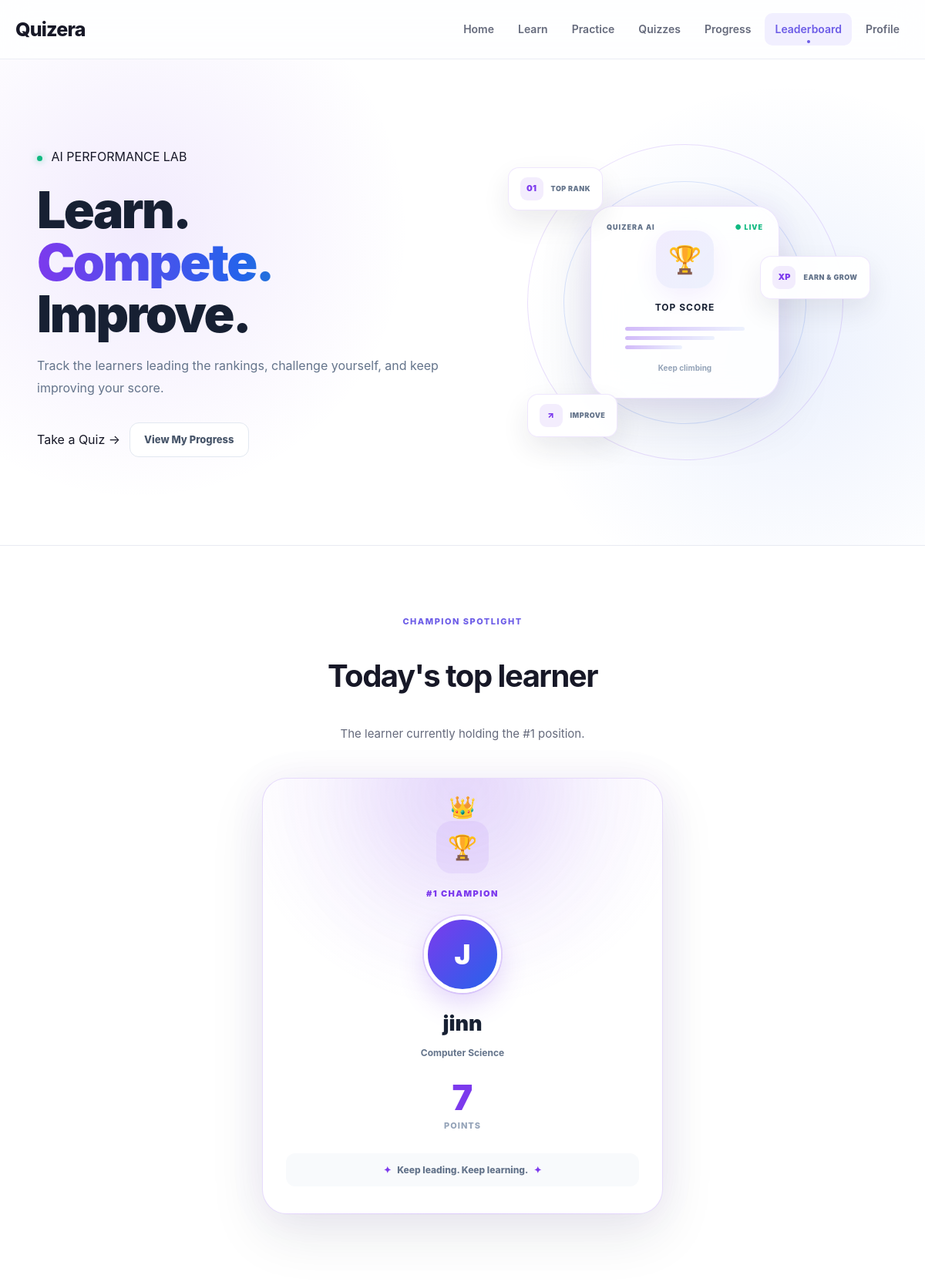
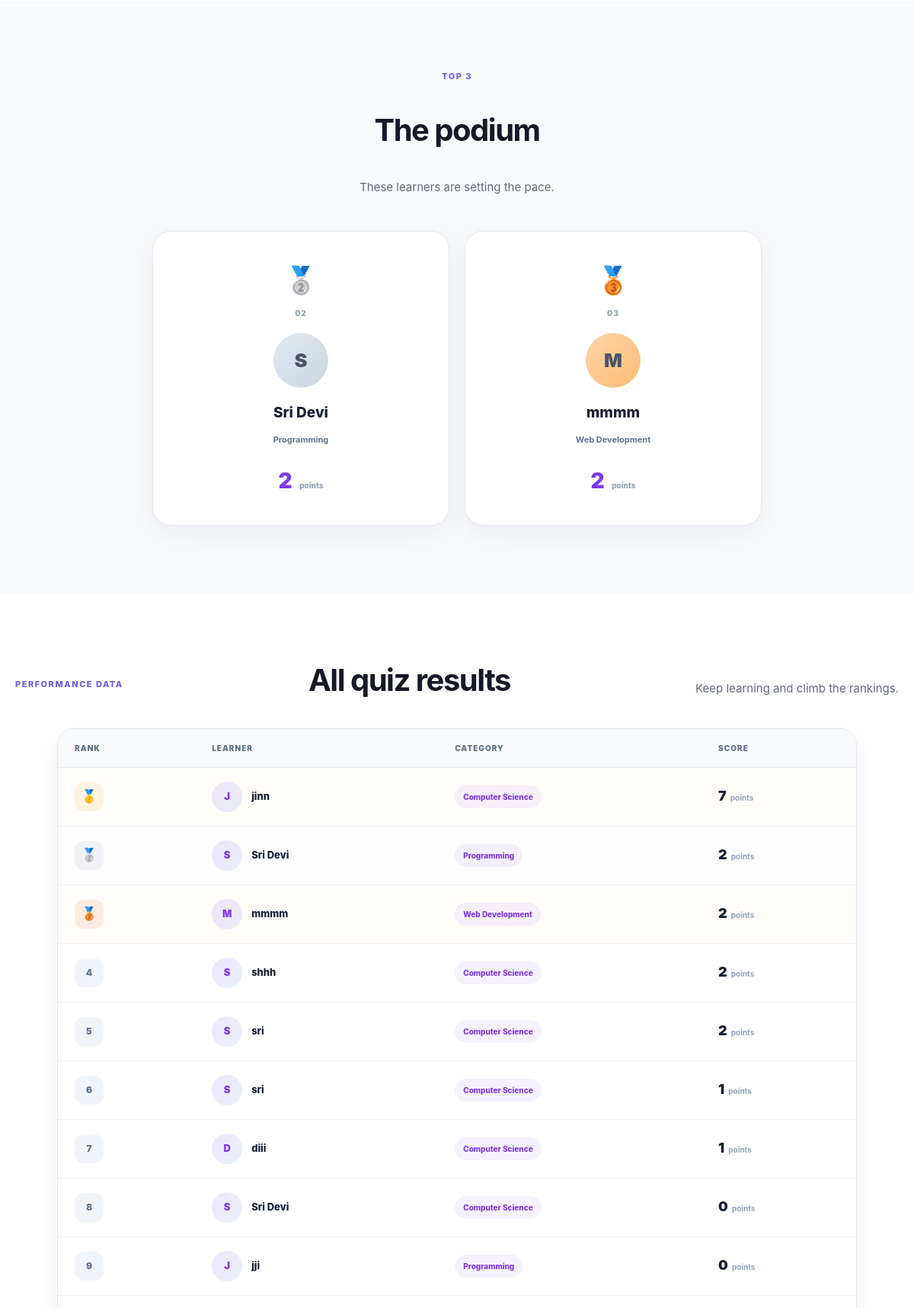
The app's page /leaderboard (upper part) with its own data (2 pictures, top to bottom).
### tables this page shows
CREATE TABLE leaderboard (
        id INTEGER PRIMARY KEY AUTOINCREMENT,
        player_name TEXT NOT NULL,
        score INTEGER NOT NULL,
        total_questions INTEGER NOT NULL,
        category TEXT NOT NULL
    , created_at TIMESTAMP);

### app.py (the view)
@app.route("/leaderboard")
def leaderboard():
    db = get_db()
    rows = db.execute("""
        SELECT
            player_name,
            score,
            total_questions,
            category,
            created_at
        FROM leaderboard
        ORDER BY
            score DESC,
            total_questions DESC,
            id ASC
    """).fetchall()
    db.close()
    return render_template(
        "leaderboard.html",
        leaderboard=rows
    )

### app.py (called while the page is built)
def get_db():
    connection = sqlite3.connect(DATABASE)
    connection.row_factory = sqlite3.Row
    return connection

### templates/leaderboard.html (shortened to what this page needs)
<!DOCTYPE html>
<html lang="en">
<head>
    <link
        rel="stylesheet"
        href="{{ url_for('static', filename='css/style.css') }}"
    >
</head>
<body>
<nav class="navbar">
    <div class="navbar-container">
        <a
            href="{{ url_for('home') }}"
            class="logo"
        >
            Quizera
        </a>
        <div class="nav-links">
            <a href="{{ url_for('home') }}">
                Home
            </a>
            <a href="{{ url_for('learn') }}">
                Learn
            </a>
            <a href="{{ url_for('practice') }}">
                Practice
            </a>
            <a href="{{ url_for('quizzes') }}">
                Quizzes
            </a>
            <a href="{{ url_for('progress') }}">
                Progress
            </a>
            <a
                href="{{ url_for('leaderboard') }}"
                class="active"
            >
                Leaderboard
            </a>
            <a href="{{ url_for('profile') }}">
                Profile
            </a>
        </div>
    </div>
</nav>
<main class="leaderboard-page">
    <section class="leaderboard-ai-hero">
        <div class="ai-grid"></div>
        <div class="leaderboard-hero-container">
            <div class="leaderboard-hero-content">
                <span class="ai-hero-badge">
                    <span class="hero-status-dot"></span>
                    AI PERFORMANCE LAB
                </span>
                <h1>
                    Learn.
                    <span>Compete.</span>
                    Improve.
                </h1>
                <p>
                    Track the learners leading the rankings,
                    challenge yourself, and keep improving
                    your score.
                </p>
                <div class="hero-actions">
                    <a
                        href="{{ url_for('quizzes') }}"
                        class="primary-btn"
                    >
                        Take a Quiz →
                    </a>
                    <a
                        href="{{ url_for('progress') }}"
                        class="secondary-btn"
                    >
                        View My Progress
                    </a>
                </div>
            </div>
            <div class="leaderboard-ai-visual">
                <div class="leaderboard-core">
                    <div class="leaderboard-core-header">
                        <span>QUIZERA AI</span>
                        <span class="leaderboard-live">
                            ● LIVE
                        </span>
                    </div>
                    <div class="leaderboard-trophy">
                        🏆
                    </div>
                    <strong>
                        TOP SCORE
                    </strong>
                    <div class="leaderboard-core-lines">
                        <span></span>
                        <span></span>
                        <span></span>
                    </div>
                    <small>
                        Keep climbing
                    </small>
                </div>
                <div class="leaderboard-floating-card floating-rank">
                    <span>01</span>
                    <small>
                        TOP RANK
                    </small>
                </div>
                <div class="leaderboard-floating-card floating-score">
                    <span>XP</span>
                    <small>
                        EARN & GROW
                    </small>
                </div>
                <div class="leaderboard-floating-card floating-growth">
                    <span>↗</span>
                    <small>
                        IMPROVE
                    </small>
                </div>
            </div>
        </div>
    </section>
    {% if leaderboard %}
    <section class="leaderboard-section champion-section">
        <div class="section-header center">
            <span class="section-label">
                CHAMPION SPOTLIGHT
            </span>
            <h2>
                Today's top learner
            </h2>
            <p>
                The learner currently holding the #1 position.
            </p>
        </div>
        <div class="champion-card">
            <div class="champion-glow"></div>
            <div class="champion-crown">
                👑
            </div>
            <div class="champion-trophy">
                🏆
            </div>
            <div class="champion-rank">
                #1 CHAMPION
            </div>
            <div class="champion-avatar">
                {{ leaderboard[0].player_name[0]|upper }}
            </div>
            <h2 class="champion-name">
                {{ leaderboard[0].player_name }}
            </h2>
            <div class="champion-category">
                {{ leaderboard[0].category }}
            </div>
            <div class="champion-score">
                <strong>
                    {{ leaderboard[0].score }}
                </strong>
                <span>
                    points
                </span>
            </div>
            <div class="champion-message">
                <span>✦</span>
                Keep leading. Keep learning.
                <span>✦</span>
            </div>
        </div>
    </section>
    {% if leaderboard|length >= 3 %}
    <section class="leaderboard-section">
        <div class="section-header center">
            <span class="section-label">
                TOP 3
            </span>
            <h2>
                The podium
            </h2>
            <p>
                These learners are setting the pace.
            </p>
        </div>
        <div class="podium-grid">
            <div class="podium-card second-place">
                <div class="podium-medal">
                    🥈
                </div>
                <div class="podium-rank">
                    02
                </div>
                <div class="podium-avatar">
                    {{ leaderboard[1].player_name[0]|upper }}
                </div>
                <h3>
                    {{ leaderboard[1].player_name }}
                </h3>
                <span class="podium-category">
                    {{ leaderboard[1].category }}
                </span>
                <div class="podium-score">
                    <strong>
                        {{ leaderboard[1].score }}
                    </strong>
                    <span>
                        points
                    </span>
                </div>
            </div>
            <div class="podium-card third-place">
                <div class="podium-medal">
                    🥉
                </div>
                <div class="podium-rank">
                    03
                </div>
                <div class="podium-avatar">
                    {{ leaderboard[2].player_name[0]|upper }}
                </div>
                <h3>
                    {{ leaderboard[2].player_name }}
                </h3>
                <span class="podium-category">
                    {{ leaderboard[2].category }}
                </span>
                <div class="podium-score">
                    <strong>
                        {{ leaderboard[2].score }}
                    </strong>
                    <span>
                        points
                    </span>
                </div>
            </div>
        </div>
    </section>
    {% endif %}
    <section class="leaderboard-section">
        <div class="section-header">
            <span class="section-label">
                PERFORMANCE DATA
            </span>
            <h2>
                All quiz results
            </h2>
            <p>
                Keep learning and climb the rankings.
            </p>
        </div>
        <div class="leaderboard-wrapper">
            <table class="leaderboard-table">
                <thead>
                    <tr>
                        <th>
                            Rank
                        </th>
                        <th>
                            Learner
                        </th>
                        <th>
                            Category
                        </th>
                        <th>
                            Score
                        </th>
                    </tr>
                </thead>
                <tbody>
                    {% for player in leaderboard %}
                    <tr
                        class="
                            {% if loop.index == 1 %}
                                rank-first
                            {% elif loop.index == 2 %}
                                rank-second
                            {% elif loop.index == 3 %}
                                rank-third
                            {% endif %}
                        "
                    >
                        <td>
                            {% if loop.index == 1 %}
                                <span class="rank-badge gold">
                                    🥇
                                </span>
                            {% elif loop.index == 2 %}
                                <span class="rank-badge silver">
                                    🥈
                                </span>
                            {% elif loop.index == 3 %}
                                <span class="rank-badge bronze">
                                    🥉
                                </span>
                            {% else %}
                                <span class="rank-number">
                                    {{ loop.index }}
                                </span>
                            {% endif %}
                        </td>
                        <td>
                            <div class="leader-player">
                                <div class="leader-avatar">
                                    {{ player.player_name[0]|upper }}
                                </div>
                                <strong>
                                    {{ player.player_name }}
                                </strong>
                            </div>
                        </td>
                        <td>
                            <span class="leader-category">
                                {{ player.category }}
                            </span>
                        </td>
                        <td>
                            <div class="leader-score">
                                <strong>
                                    {{ player.score }}
                                </strong>
                                <span>
                                    points
                                </span>
                            </div>
                        </td>
                    </tr>
                    {% endfor %}
                </tbody>
            </table>
        </div>
    </section>
    {% endif %}
</main>
</body>
</html>

### records on screen
leaderboard: player_name "J", player_name "jinn", category "Computer Science", score "7"
leaderboard: player_name "S", player_name "Sri Devi", category "Programming", score "2"
leaderboard: player_name "M", player_name "mmmm", category "Web Development", score "2"
leaderboard: player_name "S", player_name "shhh", category "Computer Science", score "2"
leaderboard: player_name "S", player_name "sri", category "Computer Science", score "2"
leaderboard: player_name "S", player_name "sri", category "Computer Science", score "1"
leaderboard: player_name "D", player_name "diii", category "Computer Science", score "1"
leaderboard: player_name "S", player_name "Sri Devi", category "Computer Science", score "0"
leaderboard: player_name "J", player_name "jji", category "Programming", score "0"
